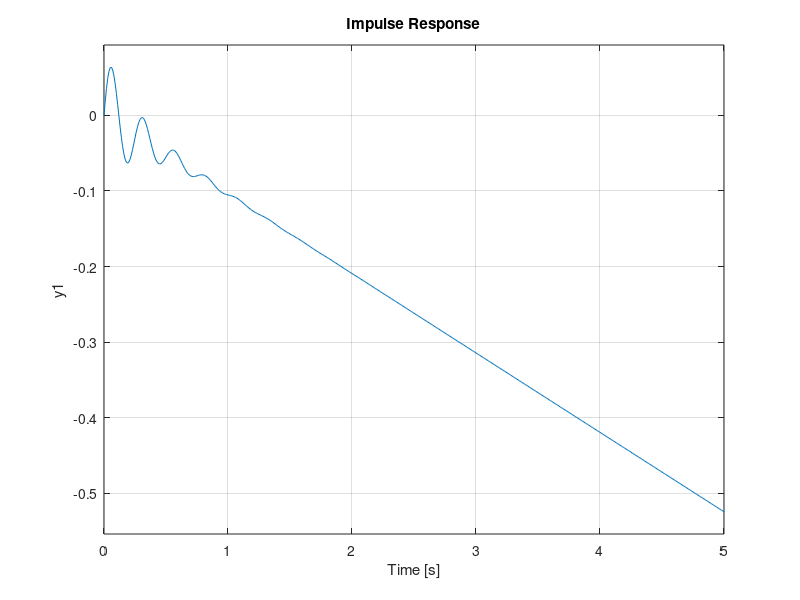

Reproduce this figure in MATLAB.
clc;
clear;

% Kp = 100;
% Ki = 100;
% Kd = 1;
% 
% s = tf('s');
% C = Kp + Ki/s + Kd*s;
% 
% %% Spring-Mass-Damper System
% m = 1; % kg
% b = 10; % N s/m
% k = 20; % N/m
% F = 1; % N
% P = 1/(m*s^2 + b*s + k); % Plant Transfer Funtion
% 
% %step(P); % Step Input
% H = feedback(C*P,1); % C*P/(1+C*P)
% 
% %t = 0:0.01:10;
% %step(H,t)
% step(H)

%% Automatic PID Tuning
%pidTuner(P,'p') % 'p' specifies that the tuner employ a proportional controller.

%pidTuner(P,C) % compare the response of the system with the automated controller with that of the baseline controller C.

%% Inverted Pendulum PID
M = 0.5;
m = 0.2;
b = 0.1;
g = 9.8;
L = 0.3;
l = L;
s = tf('s');
P_pend = s/(M*L*s^3 + b*L*s^2 - (M+m)*g*s - b*g);

Kp = 100;
Ki = 1;
Kd = 1;
C = pid(Kp,Ki,Kd);
T = feedback(P_pend,C);

t=0:0.01:10;
subplot(2,1,1)
impulse(T,t)

% Kp = 100;
% Ki = 1;
% Kd = 1;
% C = pid(Kp,Ki,Kd);
% T = feedback(P_pend,C);
% t=0:0.01:2;
% impulse(T,t)
% C1 = pidtune(P_pend,C);
% T1 = feedback(P_pend,C1);
% impulse(T,T1)
% legend('manual','automated','Location','SouthEast')

%%
P_cart = P_pend*(L-g/s^2);
T2 = feedback(1,P_pend*C)*P_cart;
t = 0:0.01:5;
subplot(2,1,2)
impulse(T2, t);
